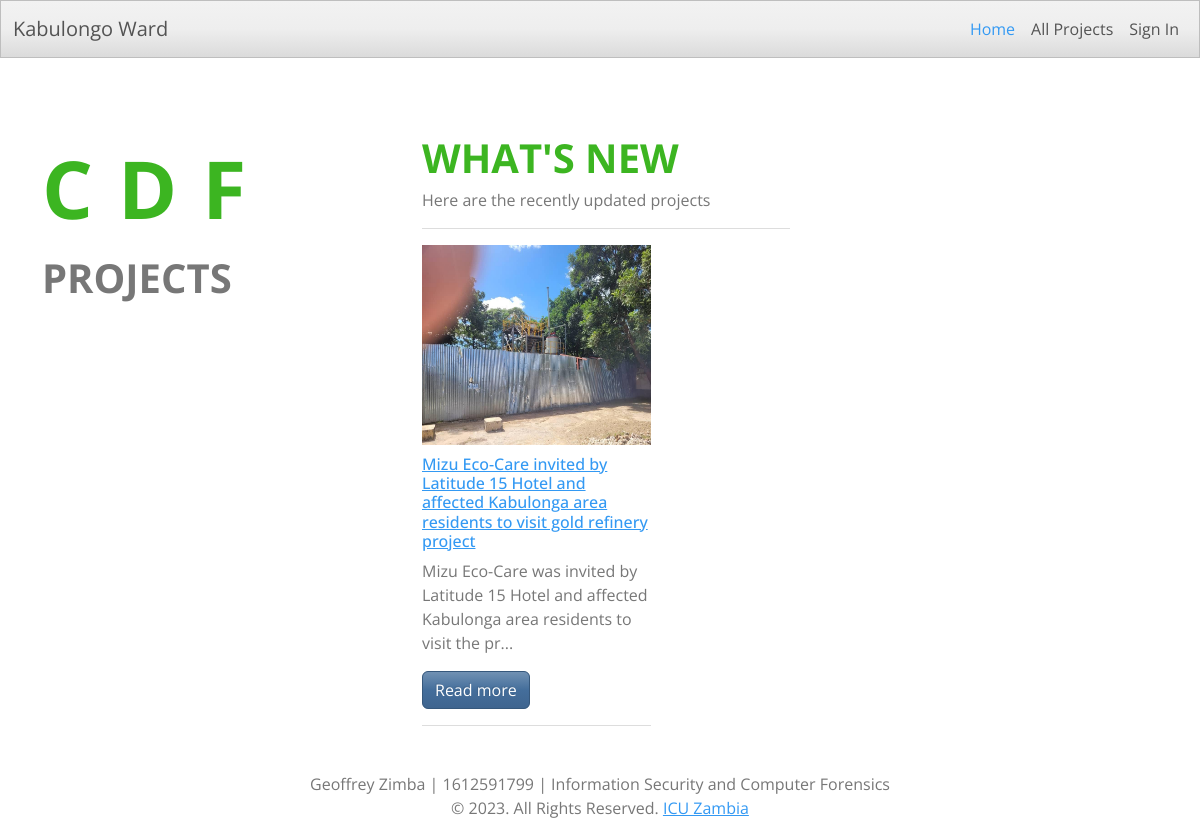
The page / on the database its author committed.
### tables this page shows
CREATE TABLE `project` (
  `id` int(15) NOT NULL,
  `title` text NOT NULL,
  `description` text NOT NULL,
  `image` varchar(150) NOT NULL,
  `date` timestamp NOT NULL DEFAULT current_timestamp()
);

### index.php (the view, shortened to what this page needs)
<?php
include 'database/config.php';
?>
<!DOCTYPE html>
<html lang="en">
<head>
	<link rel="stylesheet" type="text/css" href="assets/css/bootstrap.css">
	<link rel="stylesheet" type="text/css" href="assets/css/styles.css">
  <link rel="stylesheet" type="text/css" href="assets/fontawesome-free-6.4.0-web/css/all.css">
</head>
<body>
	<nav class="navbar navbar-expand-lg bg-light" data-bs-theme="light">
  <div class="container-fluid">
    <a class="navbar-brand" href="index.php">Kabulongo Ward</a>
    <div class="collapse navbar-collapse" id="navbarColor03">
      <ul class="navbar-nav ms-auto">
        <li class="nav-item">
          <a class="nav-link active" href="index.php">Home
          </a>
        </li>
        <li class="nav-item">
          <a class="nav-link" href="all-projects.php">All Projects</a>
        </li>
        <li class="nav-item">
          <a class="nav-link" href="sign-in.php">Sign In</a>
        </li>
      </ul>
    </div>
  </div>
</nav>
<div class="container showcase">
	<div class="row">
		<div class="col-md-4">
			<div class="lx-text text-success">CDF</div>
			<div class="l-text">Projects</div>
		</div>
		<div class="col-md-8 recent-projects">
      <div class="l-text text-success">What's New</div>
      <p>Here are the recently updated projects</p>
      <hr>
      <div class="row">
        <?php
          $query = "SELECT * FROM `project` ORDER BY id DESC LIMIT 3";
          $select = $mysqli->query($query) or die($mysqli->error.__LINE__);
          while($row = $select->fetch_assoc()){
            $pro_id = $row['id'];
            $title = $row['title'];
            $description = $row['description'];
            $image_url = 'assets/project-images/'.$row['image'];
            ?>
        <div class="col-md-4">
              <div class="image-responsive">
                <img src="<?php echo $image_url; ?>" alt="Image not found" onerror="this.src='assets/project-images/default-image.jpg';">
                <h6 class="text-success title"><a href="project.php?project=<?php echo md5($pro_id); ?>"><?php echo $title; ?></a></h6>
                <p>
                  <?php if (strlen($description) > 99){
                   echo $description = substr($description, 0, 100) . '...';
                 } else {
                  echo $description;
                } ?>
              </p>
              <a href="project.php?project=<?php echo md5($pro_id); ?>" class="btn btn-primary">Read more</a>
              <hr>
            </div>
          </div>
      <?php } ?>
      </div>
    </div>
	</div>
</div>
<?php include 'widgets/footer.php'; ?>
</body>
</html>

### assets/css/styles.css (style rules this page uses)
.lx-text { text-transform: uppercase; font-size: 80px !important; font-weight: bolder !important; letter-spacing: 25px; }
.l-text { padding: 0; text-transform: uppercase; font-size: 40px !important; font-weight: bold; }
.image-responsive img { width: 100% !important; height: 200px; }
.showcase { padding-top: 70px; }
.recent-projects hr { width: 50%; }
.recent-projects .col-md-4 hr { width: 100%; }
.recent-projects h6 { padding: 10px 0 0 0; }

### rows shown on the page
project: image (picture), title "Mizu Eco-Care invited by Latitude 15 Hotel and affected Kabulonga area residents to visit gold refinery project", description "Mizu Eco-Care was invited by Latitude 15 Hotel and affected Kabulonga area residents to visit the pr..."
